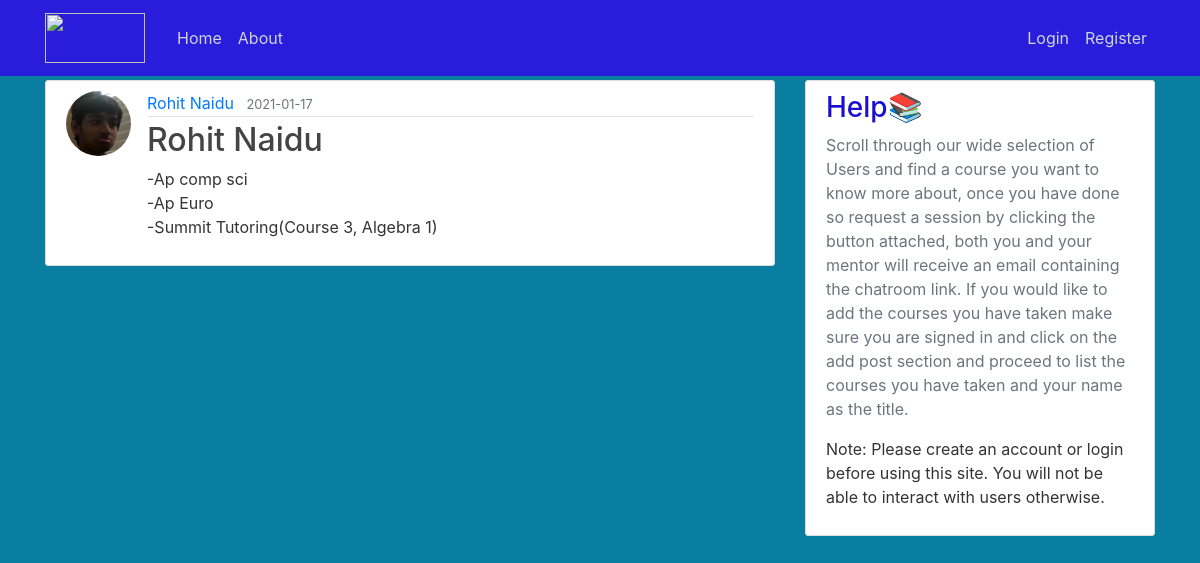
Screenshot of /post/2 with the database file from the repository.
### flaskblog/models.py (models this page shows, shortened)
class User(db.Model, UserMixin):
    id = db.Column(db.Integer, primary_key=True)
    username = db.Column(db.String(20), unique=True, nullable=False)
    email = db.Column(db.String(120), unique=True, nullable=False)
    image_file = db.Column(db.String(20), nullable=False, default='default.jpg')
    password = db.Column(db.String(60), nullable=False)
    posts = db.relationship('Post', backref='author', lazy=True)

class Post(db.Model):
    id = db.Column(db.Integer, primary_key=True)
    title = db.Column(db.String(100), nullable=False)
    date_posted = db.Column(db.DateTime, nullable=False, default=datetime.utcnow)
    content = db.Column(db.Text, nullable=False)
    user_id = db.Column(db.Integer, db.ForeignKey('user.id'), nullable=False)

### flaskblog/routes.py (the view)
@app.route("/post/<int:post_id>")
def post(post_id):
    post = Post.query.get_or_404(post_id)
    return render_template('post.html', title=post.title, post=post)

### flaskblog/templates/post.html (shortened to what this page needs)
{% extends "layout.html" %}
{% block content %}
  <article class="media content-section">
    <img class="rounded-circle article-img" src="{{ url_for('static', filename='profile_pics/' + post.author.image_file) }}">
    <div class="media-body">
      <div class="article-metadata">
        <a class="mr-2" href="#">{{ post.author.username }}</a>
        <small class="text-muted">{{ post.date_posted.strftime('%Y-%m-%d') }}</small>
      </div>
      <h2 class="article-title">{{ post.title }}</h2>
      <p class="article-content">{{ post.content }}</p>
    </div>
  </article>
{% endblock content %}

### flaskblog/static/main.css (style rules this page uses)
body { background: #0a7ea1; color: #333333; margin-top: 5rem; }
h1, h2, h3, h4, h5, h6 { color: #1b0ed1; }
.content-section { background: #ffffff; padding: 10px 20px; border: 1px solid #dddddd; border-radius: 3px; margin-bottom: 20px; }
.article-title { color: #444444; }
.article-content { white-space: pre-line; }
.article-img { height: 65px; width: 65px; margin-right: 16px; }
.article-metadata { padding-bottom: 1px; margin-bottom: 4px; border-bottom: 1px solid #e3e3e3 }

### rows the page displays
User: image_file (picture), author.username "Rohit Naidu"
Post: date_posted "2021-01-17", title "Rohit Naidu", content "-Ap comp sci -Ap Euro -Summit Tutoring(Course 3, Algebra 1)"
